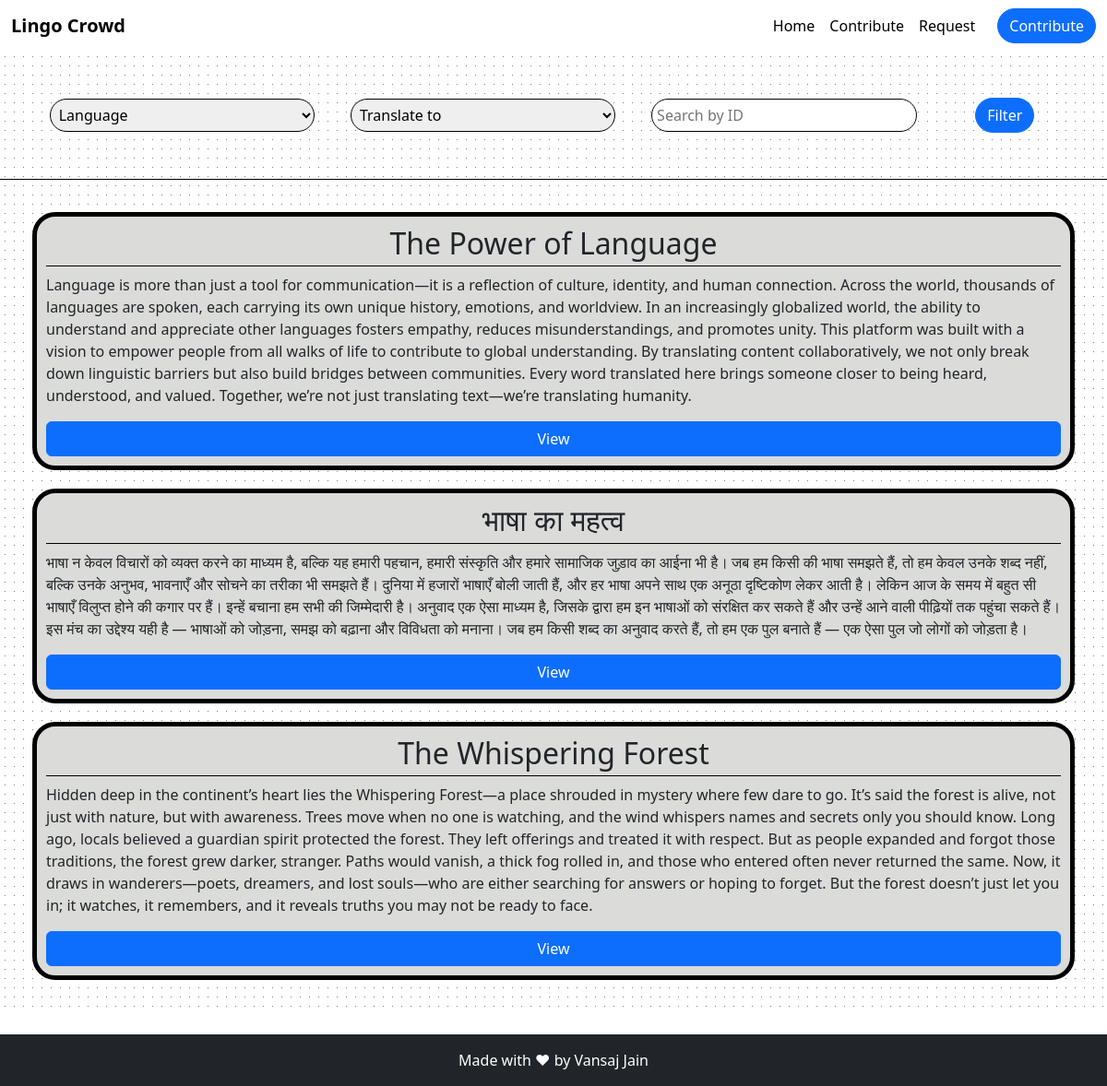
/contribute, run on the app's committed database.
### tables this page shows
CREATE TABLE request(
request_id INTEGER PRIMARY KEY AUTOINCREMENT,
request_text TEXT NOT NULL,
language TEXT NOT NULL,
translate_to NOT NULL
, title TEXT NOT NULL, search_id TEXT);

### app.py (the view)
@app.route("/contribute", methods=["POST", "GET"])
def contribute():
    conn = sqlite3.connect(db_name)
    cur = conn.cursor()
    if request.method == "POST":
        language = request.form.get("language")
        translate_to = request.form.get("translate-to")
        search_id = request.form.get("search-id")
        if language and not translate_to:
            query = f"SELECT title, request_text, search_id FROM request WHERE language='{language}' GROUP BY language"
        elif translate_to and not language:
            query = f"SELECT title, request_text, search_id FROM request WHERE translate_to='{translate_to}' GROUP BY translate_to"
        elif translate_to and language:
            query = f"SELECT title, request_text, search_id FROM request WHERE translate_to='{translate_to}' AND language='{language}'"
        else:
            query = "SELECT title, request_text, search_id FROM request"
        if search_id:
            query = f"SELECT title, request_text, search_id FROM request WHERE search_id='{search_id}'"
        cur.execute(query)
        response = cur.fetchall()
        result = {id: (title, content) for title, content, id in response}
        conn.close()
    else:
        cur.execute("SELECT title, request_text, search_id FROM request")
        response = cur.fetchall()
        result = {id: (title, content) for title, content, id in response}
        conn.close()
    return render_template("contribute.html", languages=languages, result=result)

### templates/contribute.html (shortened to what this page needs)
{% extends "layout.html" %}
{% block main %}
    <form action="/contribute" method="POST" class="form-floating filter">
        <select id="language" name="language">
            <option value="" disabled selected>Language</option>
        </select>
        <select id="translate" name="translate-to">
            <option value="" disabled selected>Translate to</option>
        </select>
        <input type="text" name="search-id" placeholder="Search by ID">
        <button type="submit" class="btn btn-primary rounded-pill">Filter</button>
    </form>
    <div class="display">
        {% if result %}
            {% for data in result %}
                <div class="card">
                    <h2>{{ result[data][0] }}</h2>
                    <p>{{ result[data][1] }}</p>
                    <a href="{{ url_for('view', search_id=data) }}">
                        <button type="button" class="btn btn-primary">View</button>
                    </a>
                </div>
            {% endfor %}
        {% else %}
            <p class="no-translation">No translations found for the selected filter.</p>
        {% endif %}
    </div>
{% endblock %}

### static/styles.css (style rules this page uses)
html, body { height: 100%; margin: 0; padding: 0; }
body { display: flex; flex-direction: column; min-height: 100vh; }
.card { background-color: #dbdbd9; border-radius: 25px; border: none; }
.filter { display: flex; flex-direction: row; justify-content: space-evenly; padding: 25px; border-bottom: 1px solid black; gap: 10px; }
.filter select, .filter input { width: 25%; padding: 5px; border-radius: 25px; border: 1px solid black; }
.display { display: flex; flex-wrap: wrap; padding: 25px; }
.display .card { border: 5px solid black; padding: 10px; margin: 10px; }
.display button { width: 100%; }
.card h2 { border-bottom: 1px solid black; text-align: center; padding-bottom: 5px; }
form { display: flex; align-items: center; flex-direction: column; padding-top: 2%; }
form button { margin: 25px; }

### data on the page
request: title "The Power of Language", request_text "Language is more than just a tool for communication—it is a reflection of culture, identity, and human connection. Across the world, thousands of languages are spoken, each carrying its own unique history, emotions, and worldview. In an increasingly globalized world, the ability to understand and appreciate other languages fosters empathy, reduces misunderstandings, and promotes unity. This platform was built with a vision to empower people from all walks of life to contribute to global understanding. By translating content collaboratively, we not only break down linguistic barriers but also build bridges between communities. Every word translated here brings someone closer to being heard,…"
request: title "भाषा का महत्व", request_text "भाषा न केवल विचारों को व्यक्त करने का माध्यम है, बल्कि यह हमारी पहचान, हमारी संस्कृति और हमारे सामाजिक जुड़ाव का आईना भी है। जब हम किसी की भाषा समझते हैं, तो हम केवल उनके शब्द नहीं, बल्कि उनके अनुभव, भावनाएँ और सोचने का तरीका भी समझते हैं। दुनिया में हजारों भाषाएँ बोली जाती हैं, और हर भाषा अपने साथ एक अनूठा दृष्टिकोण लेकर आती है। लेकिन आज के समय में बहुत सी भाषाएँ विलुप्त होने की कगार पर हैं। इन्हें बचाना हम सभी की जिम्मेदारी है। अनुवाद एक ऐसा माध्यम है, जिसके द्वारा हम इन भाषाओं को संरक्षित कर सकते हैं और उन्हें आने वाली पीढ़ियों तक पहुंचा सकते हैं। इस मंच का उद्देश्य यही है — भाषाओं को जोड़ना, समझ को बढ़ाना और विविधता को मनाना। जब हम किसी शब्द का अनुवाद करते हैं, तो हम एक पुल बनाते हैं —…"
request: title "The Whispering Forest", request_text "Hidden deep in the continent’s heart lies the Whispering Forest—a place shrouded in mystery where few dare to go. It’s said the forest is alive, not just with nature, but with awareness. Trees move when no one is watching, and the wind whispers names and secrets only you should know. Long ago, locals believed a guardian spirit protected the forest. They left offerings and treated it with respect. But as people expanded and forgot those traditions, the forest grew darker, stranger. Paths would vanish, a thick fog rolled in, and those who entered often never returned the same. Now, it draws in wanderers—poets, dreamers, and lost souls—who are either searching for answers or hoping to forget.…"
